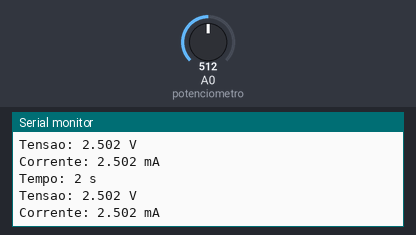
This sketch was run on a simulated Arduino Uno, built with avr-gcc and run on an emulated ATmega328P. Shown: the last lines printed to the serial monitor. Inputs (shaded band) come from the test bench; at power-on: A0 (potenciometro) = 512. Storage starts empty.

Above: at 2.8 s.
2.9 s: A0 (potenciometro) set to 716
At 5.3 s:
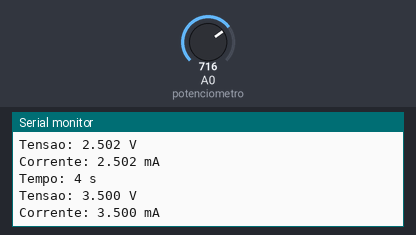
5.6 s: A0 (potenciometro) set to 900
At 7.3 s:
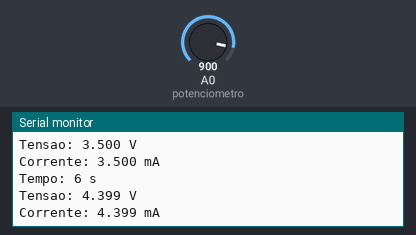
Timing chart, 0 to 8.8 s (numbered marks = the images above; inputs shaded):
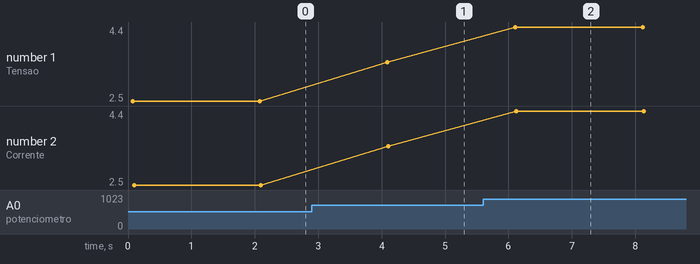

The sketch:

modulo_sd.ino
```cpp
#include <SPI.h>
#include <SD.h>

// Pino analógico e constante de resistência
const int potenciometro = A0;
const float resistencia = 1000.0; // 1 kΩ

// Pino CS do módulo SD
const int chipSelect = 4;

void setup() {
  Serial.begin(9600);
  Serial.println("Inicializando cartao SD...");

  // Inicializa o cartão SD
  if (!SD.begin(chipSelect)) {
    Serial.println("Falha ao acessar o cartao !");
    Serial.println("Verifique o cartao/conexoes e reinicie o Arduino...");
    while (1); // Para o programa se falhar
  }

  Serial.println("Cartao iniciado corretamente !");
  Serial.println();
}

void loop() {
  // Tempo desde o início em segundos
  unsigned long tempoSegundos = millis() / 1000;

  // Leitura e cálculo
  int leituraAnalogica = analogRead(potenciometro);
  float tensao = leituraAnalogica * (5.0 / 1023.0);
  float corrente = tensao / resistencia; // Em amperes

  // Exibe no serial
  Serial.print("Tempo: ");
  Serial.print(tempoSegundos);
  Serial.println(" s");

  Serial.print("Tensao: ");
  Serial.print(tensao, 3);
  Serial.println(" V");

  Serial.print("Corrente: ");
  Serial.print(corrente * 1000, 3); // Em mA
  Serial.println(" mA");
  Serial.println();

  // Grava no cartão SD
  File dataFile = SD.open("datalog.txt", FILE_WRITE);

  if (dataFile) {
    dataFile.print("Tempo: ");
    dataFile.print(tempoSegundos);
    dataFile.print(" s, ");

    dataFile.print("Tensao: ");
    dataFile.print(tensao, 3);
    dataFile.print(" V, ");

    dataFile.print("Corrente: ");
    dataFile.print(corrente * 1000, 3);
    dataFile.println(" mA");

    dataFile.close();
  } else {
    Serial.println("Erro ao abrir o arquivo datalog.txt");
  }

  delay(2000); // Aguarda 2 segundos
}
```

Measured:
- after the input at 2.9 s, the serial monitor: prints a new line after 1.2 s (image 1)
- after the input at 5.6 s, the serial monitor: prints a new line after 0.50 s (image 2)
- plotted number 1: 2.5 → 3.5 after the input at 2.9 s, 3.5 → 4.4 after the input at 5.6 s
- plotted number 2: 2.5 → 3.5 after the input at 2.9 s, 3.5 → 4.4 after the input at 5.6 s
